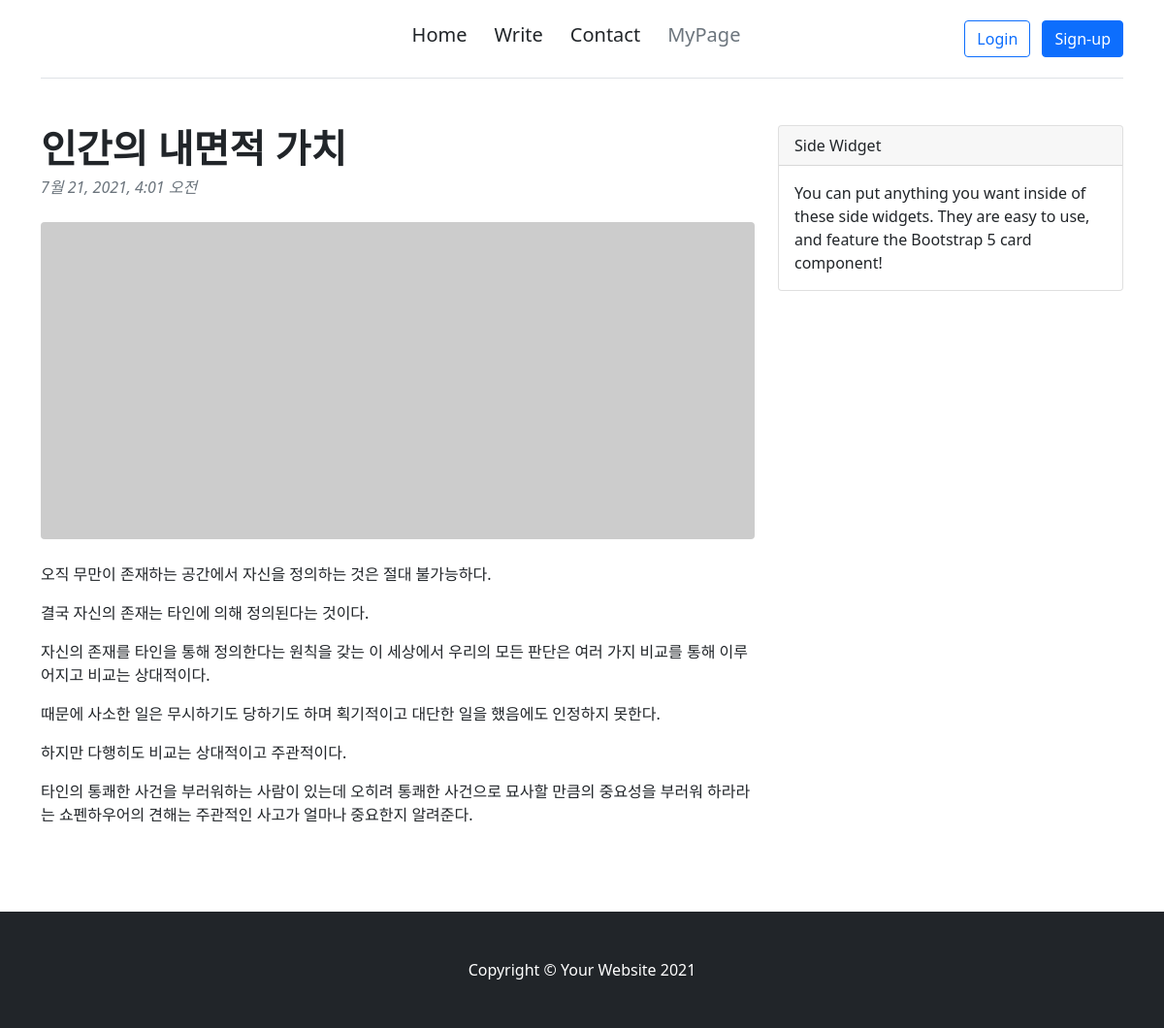
The page /mypage/detail/5/ on the database its author committed.
### blogapp/models.py (models this page shows)
class Blog(models.Model):
    title = models.CharField(max_length=100)
    pub_date = models.DateTimeField(auto_now_add=True)
    author = models.ForeignKey(User, on_delete=models.SET_NULL, null=True, default=1)
    body = RichTextUploadingField()

### blogapp/views.py (the view)
# urls.py: path('mypage/detail/', blogapp.views.detail, name='detail'),
def detail(request, blog_id):
    blog_detail = get_object_or_404(Blog, pk=blog_id)
    return render(request, 'detail.html', {'blog_detail': blog_detail})

### blogapp/templates/detail.html (shortened to what this page needs)
<!DOCTYPE html>
<html lang="en">
    <head>
        <link href="https://cdn.jsdelivr.net/npm/bootstrap@5.0.2/dist/css/bootstrap.min.css" rel="stylesheet">
        <link href="css/styles.css" rel="stylesheet" />
    </head>
    <body>
        <nav class="navbar-expand-md ">
            <div class="container">
              <header class="d-flex flex-wrap align-items-center justify-content-center justify-content-md-between py-3 mb-4 border-bottom" >
                <a href="/" class="d-flex align-items-center col-md-3 mb-2 mb-md-0 text-dark text-decoration-none">
                  <svg class="bi me-2" width="40" height="32" role="img" aria-label="Bootstrap"><use xlink:href="#bootstrap"/></svg>
                </a>
                <ul class="nav col-12 col-md-auto mb-2 justify-content-center mb-md-0">
                  <h5><li style="padding-right: 12px;"><a href="/" class="nav-link px-2 link-dark">Home</a></li></h5>
                  <h5><li style="padding-right: 12px;"><a href="/write" class="nav-link px-2 link-dark">Write</a></li></h5>
                  <h5><li style="padding-right: 12px;"><a href="#" class="nav-link px-2 link-dark">Contact</a></li></h5>
                  <h5><li style="padding-right: 12px;"><a href="/mypage" class="nav-link px-2 link-secondary">MyPage</a></li></h5>
                </ul>
                <div class="col-md-3 text-end">
                  <button type="button" class="btn btn-outline-primary me-2">Login</button>
                  <button type="button" class="btn btn-primary">Sign-up</button>
                </div>
              </header>
            </div>
          </nav>
        <div class="container mt-5">
            <div class="row">
                <div class="col-lg-8">
                    <article>
                        <header class="mb-4">
                            <h1 class="fw-bolder mb-1">{{ blog_detail.title }}</h1>
                            <div class="text-muted fst-italic mb-2">{{ blog_detail.pub_date }}</div>
                        </header>
                        <figure class="mb-4"><img class="img-fluid rounded" src="https://dummyimage.com/900x400/ced4da/6c757d.jpg" alt="..." /></figure>
                        <section class="mb-5">
                            {{ blog_detail.body | safe }}
                        </section>
                    </article>
                </div>
                <div class="col-lg-4">
                    <div class="card mb-4">
                        <div class="card-header">Side Widget</div>
                        <div class="card-body">You can put anything you want inside of these side widgets. They are easy to use, and feature the Bootstrap 5 card component!</div>
                    </div>
                </div>
            </div>
        </div>
        <footer class="py-5 bg-dark">
            <div class="container"><p class="m-0 text-center text-white">Copyright &copy; Your Website 2021</p></div>
        </footer>
    </body>
</html>

### rows shown on the page
Blog: title "인간의 내면적 가치", pub_date "7월 21, 2021, 4:01 오전", body "오직 무만이 존재하는 공간에서 자신을 정의하는 것은 절대 불가능하다. 결국 자신의 존재는 타인에 의해 정의된다는 것이다. 자신의 존재를 타인을 통해 정의한다는 원칙을 갖는 이 세상에서 우리의 모든 판단은 여러 가지 비교를 통해 이루어지고 비교는 상대적이다. 때문에 사소한 일은 무시하기도 당하기도 하며 획기적이고 대단한 일을 했음에도 인정하지 못한다. 하지만 다행히도 비교는 상대적이고 주관적이다. 타인의 통쾌한 사건을 부러워하는 사람이 있는데 오히려 통쾌한 사건으로 묘사할 만큼의 중요성을 부러워 하라라는 쇼펜하우어의 견해는 주관적인 사고가 얼마나 중요한지 알려준다."
